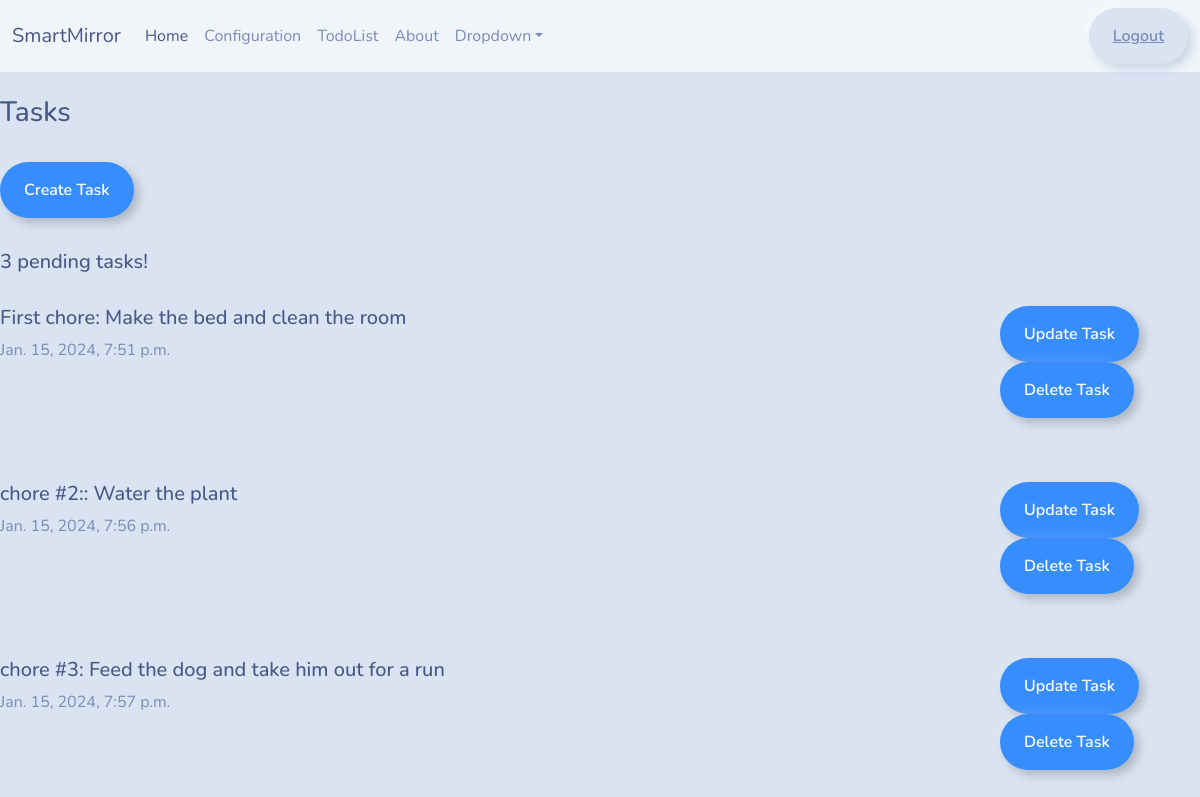
The page /tasks/1/ (signed in) on the database as committed earlier.
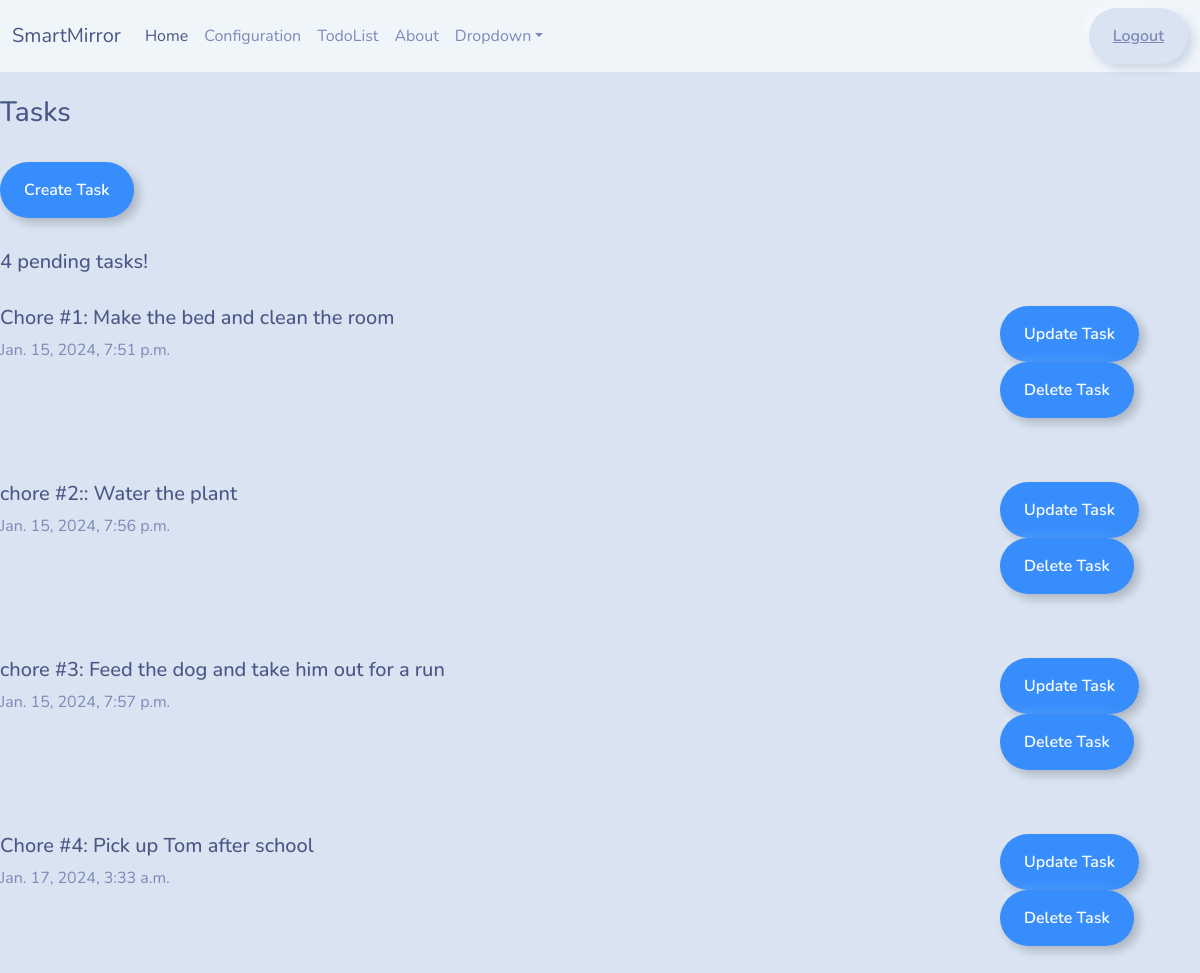
The same page on the database as committed later.
### base/models.py (models this page shows, shortened)
class Task(models.Model):
    user = models.ForeignKey(User, on_delete=models.SET_NULL, null=True)
    topic = models.CharField(max_length=200, null=False)
    description = models.TextField(null=True)
    updated = models.DateTimeField(auto_now=True)
    created = models.DateTimeField(auto_now_add=True)

### base/views.py (the view)
# urls.py: path("tasks/<str:pk>", views.getTasks),
@login_required(login_url="login")
def tasks(request, pk):
    user = User.objects.get(id=pk)
    tasks = user.task_set.all()
    context = {"tasks": tasks}
    return render(request, "base/tasks.html", context)

### base/templates/base/tasks.html (shortened to what this page needs)
{% extends 'main.html' %} {% block content %}
<br />
<div>
    <div>
        <h3>Tasks</h3>
        <a href="{% url 'create-task' %}">
            <button type="button" class="btn btn-outline-primary">
                Create Task
            </button>
        </a>
        <h5>{{tasks.count}} pending tasks!</h5>
        {% for task in tasks %}
        <div class="task-container">
            <div>
                <h5>{{ task.topic }}: {{ task.description }}</h5>
                <p>{{ task.created }}</p>
            </div>
            <div>
                <a href="{% url 'update-task' task.id%}">
                    <button type="button" class="btn btn-outline-primary">
                        Update Task
                    </button>
                </a>
                <a href="{% url 'delete-task' task.id%}">
                    <button type="button" class="btn btn-outline-primary">
                        Delete Task
                    </button>
                </a>
            </div>
        </div>
        {% endfor %}
    </div>
</div>
{% endblock content %}

Rows that differ between the two databases and show on the page:
changed Task "Make the bed and clean the room": topic "First chore" → "Chore #1"
added Task: topic "Chore #4", description "Pick up Tom after school", created "Jan. 17, 2024, 3:33 a.m."
Other text that changed with them:
{{ tasks.count }}: "3" → "4"
